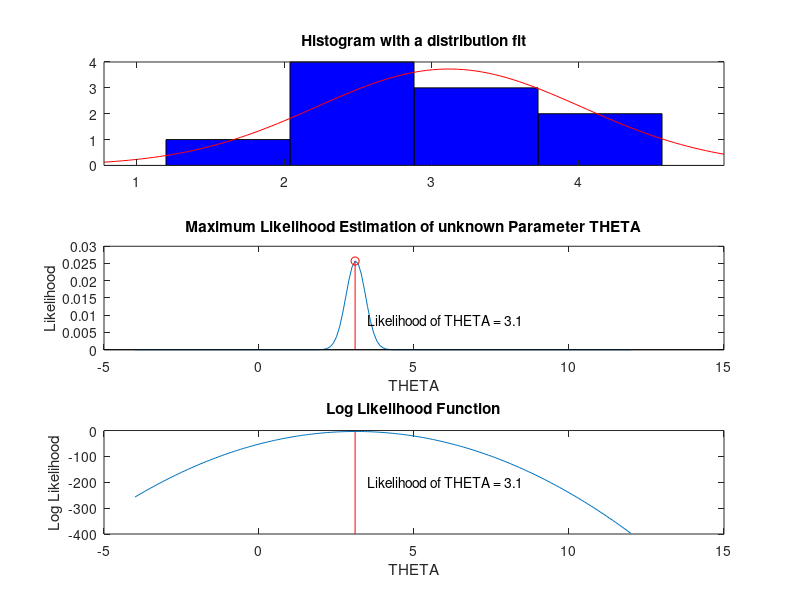

The MATLAB source for this figure:
%{ ----------  Info  ---------- %}
% @author MehrdadFI <http://m3hrdadfi.com>
% @date 18-Jun-2016
% @title Demonstration of Maximum Likelihood Estimation in Matlab

clc; clear; close all;

%% { ---------- Params ---------- }
THETA = 3.5;
N = 10;
X = THETA + randn(1, N);

% Standard Deviation
SD = 1;

% Range of values of estimation parameter
THETA_RANGE = -4:0.1:12;

% Place holder for likelihoods
LH = zeros(1, length(THETA_RANGE));

%% { ---------- Likelihood Calculation ---------- }
for i = 1:length(THETA_RANGE)
    LH(i)= exp(-sum((X - THETA_RANGE(i)) .^ 2) / (2 * SD ^ 2));
end

[maxLH, idx] = max(LH);
display('Maximum Likelihood of THETA');
display(THETA_RANGE(idx));


figure;
%% { ---------- Plot Dataset ---------- }
subplot(3, 1, 1)
histfit(X)
title('Histogram with a distribution fit')

%% { ---------- Plot Likelihood ---------- }
subplot(3, 1, 2);
plot(THETA_RANGE, LH);
hold on;
stem(THETA_RANGE(idx), LH(idx), 'r');
displayText=['    Likelihood of THETA = ' num2str(THETA_RANGE(idx))];
title('Maximum Likelihood Estimation of unknown Parameter THETA');
xlabel('THETA');
ylabel('Likelihood');
text(THETA_RANGE(idx), LH(idx) / 3, displayText, 'HorizontalAlignment', 'left');


%% { ---------- Plot Log Likelihood ---------- }
subplot(3, 1, 3);
plot(THETA_RANGE,log(LH));
hold on;
YL = ylim;
YMIN = YL(1);
plot([THETA_RANGE(idx) THETA_RANGE(idx)],[YMIN log(LH(idx))] ,'r');
title('Log Likelihood Function');
xlabel('THETA');
ylabel('Log Likelihood');
text([THETA_RANGE(idx)], YMIN / 2, displayText, 'HorizontalAlignment', 'left');
